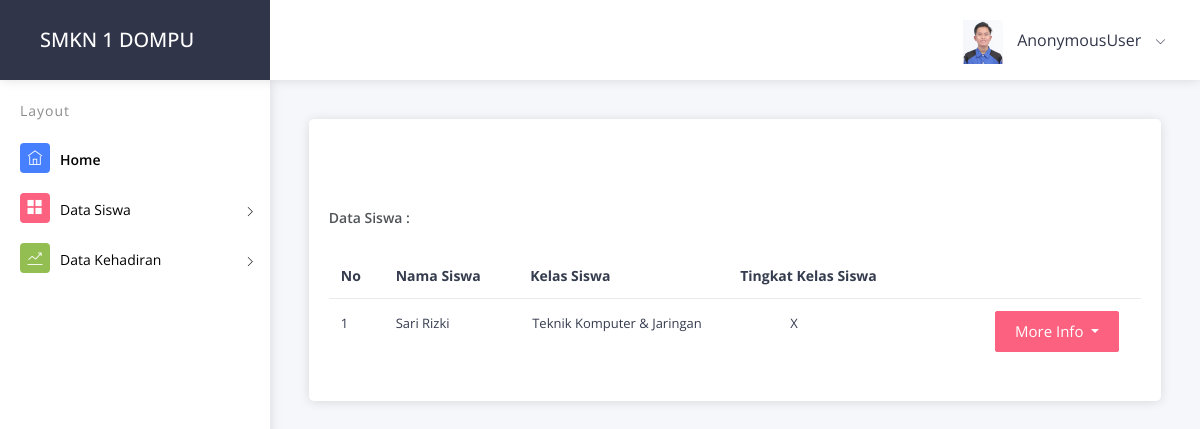
/TKJ/x, run on the app's committed database.
### profile_add/models.py (models this page shows, shortened)
class Identitas(models.Model):
    nama = models.CharField(max_length=255)
    pilihan_kelas = [
        ('Teknik Komputer & Jaringan', 'Teknik Komputer & Jaringan'),
        ('Multimedia', 'Multimedia'),
        ('Akuntansi', 'Akuntansi'),
        ('Tata Busana', 'Tata Busana'),
        ('Perbankan Syariah', 'Perbankan Syariah'),
        ('Tata Boga', 'Tata Boga'),
        ('TKKR', 'TKKR'),
        ('OTKP', 'OTKP'),
        ('BDP', 'BDP'),
        ('DKV', 'DKV'),
        ('Animasi', 'Animasi'),
    ]
    kelas = models.CharField(max_length=255, choices=pilihan_kelas, default='Teknik Komputer & Jaringan')
    nis_siswa = models.IntegerField()
    tingkat = [
        ('X','X'),
        ('XI','XI'),
        ('XII','XII'),
    ]
    tingkat_kelas = models.CharField(max_length=255, choices=tingkat, default='X')
    aktif = [
        ('aktif','aktif')
    ]
    status_siswa = models.CharField(max_length=50, choices=aktif, default='aktif')

### TKJ/views.py (the view)
# urls.py: path('x', views.X, name='x'),
def X(request):
    kelas_x = Identitas.objects.filter(tingkat_kelas='X')
    konteks = {
        'kelas_x':kelas_x
    }
    return render(request, 'TKJ/x.html',konteks)

### TKJ/templates/TKJ/x.html (shortened to what this page needs)
{% extends 'base.html' %}
{% block view %}
<div class="pcoded-content">
    <div class="pcoded-inner-content">
        <div class="main-body">
            <div class="page-wrapper">
                <div class="page-body">
                    <div class="row">
                        <div class="col-xl-12 col-xl-6">
                            <div class="card project-task">
                                <div class="card-header">
                                    <br><br><br>
                                    <div class="card-header-left ">
                                        <h5>Data Siswa :</h5>
                                    </div>
                                </div>
                                <div class="card-block p-b-10">
                                    <div class="table-responsive">
                                        <table class="table table-hover">
                                            <thead>
                                                <tr>
                                                    <th>No</th>
                                                    <th>Nama Siswa</th>
                                                    <th style="padding-left: 30px;">Kelas Siswa</th>
                                                    <th style="padding-right: 90px;">Tingkat Kelas Siswa</th>
                                                </tr>
                                            </thead>
                                            <tbody>
                                                {% for post in kelas_x %}
                                                <tr>
                                                    <td>
                                                        <div class="task-contain">
                                                            <p class="d-inline-block m-r-20">{{forloop.counter}}</p>
                                                        </div>
                                                    </td>
                                                    <td>
                                                        <div class="task-contain">
                                                            <p class="d-inline-block m-r-20">{{post.nama}}</p>
                                                        </div>
                                                    </td>
                                                    <td>
                                                        <div class="task-contain">
                                                            <p class="d-inline-block m-l-20">{{post.kelas}}</p>
                                                        </div>
                                                    </td>
                                                    <td>
                                                        <div class="task-contain">
                                                            <p class="d-inline-block m-l-20" style="padding-left: 30px;">{{post.tingkat_kelas}}</p>
                                                        </div>
                                                    </td>
                                                    <td>
                                                        <div class="dropdown">
                                                            <button class="btn btn-danger dropdown-toggle dropdown-toggle-split " type="button" id="dropdownMenuButton" data-toggle="dropdown" aria-haspopup="true" aria-expanded="false">
                                                              More Info
                                                            </button>
                                                          </div>
                                                    </td>
                                                </tr>
                                                {% endfor %}
                                              </tbody>
                                            </table>
                                         </div>
                                      </div>
                                   </div>
                                </div>
                             </div>
                         </div>
                     </div>
            </div>
        </div>
    </div>
</div>
{% endblock view %}

### data on the page
Identitas: nama "Sari Rizki", kelas "Teknik Komputer & Jaringan", tingkat_kelas "X"

### other printed values
{{ user }} "AnonymousUser"
